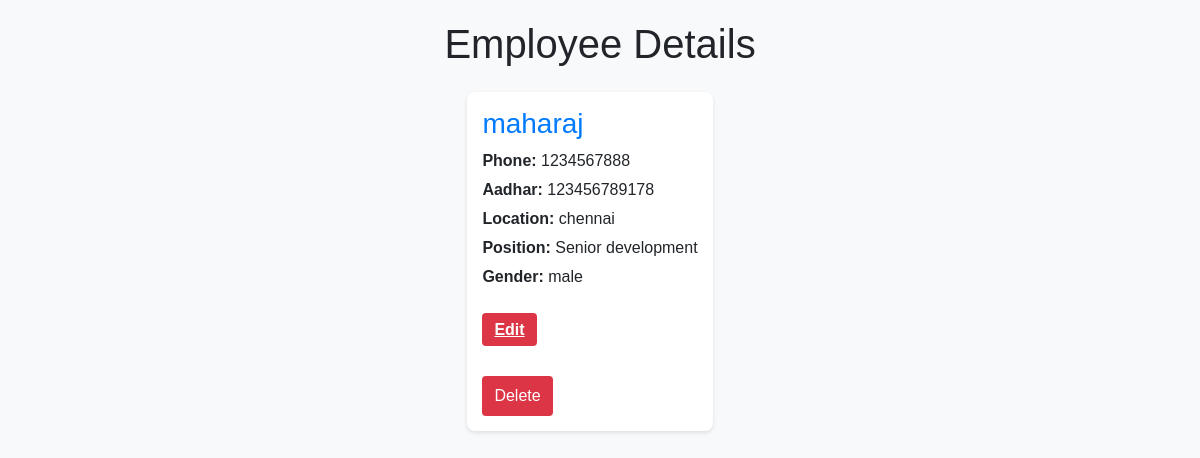
Screenshot of /hrmanager/employeedisplay/ with the database file from the repository.
### HR_manger/models.py (models this page shows)
class Employee(models.Model):
    GENDER_CHOICES = (
        ('M', 'Male'),
        ('F', 'Female'),
        ('O', 'Other')
    )
    name = models.CharField(max_length=100)
    phone_number = models.CharField(
        max_length=10,
        validators=[MinLengthValidator(10)],
        unique=True
    )
    aadhar_no = models.CharField(
        max_length=12,
        validators=[MinLengthValidator(12)],
        unique=True
    )
    location = models.CharField(max_length=100)
    gender = models.CharField(max_length=1, choices=GENDER_CHOICES)
    position = models.CharField(max_length=100)
    date_of_joining = models.DateField()
    salary=models.IntegerField(default=0)

### HR_manger/views.py (the view)
# urls.py: path('employeedisplay/', views.employeedisplay, name='employeedisplay'),
def employeedisplay(request):
    e=Employee.objects.all()
    return render(request,'employeedisplay.html',{
        'employees':e
    })

### HR_manger/templates/employeedisplay.html (shortened to what this page needs)
<!DOCTYPE html>
<html lang="en">
<head>
    <link href="https://cdn.jsdelivr.net/npm/bootstrap@5.4.3/dist/css/bootstrap.min.css" rel="stylesheet">
</head>
<body>
    <h1 class="text-center mb-4">Employee Details</h1>
    <div class="container employee-container">
        {% for e in employees %}
        <div class="employee-card">
            <h3>{{ e.name }}</h3>
            <p><strong>Phone:</strong> {{ e.phone_number }}</p>
            <p><strong>Aadhar:</strong> {{ e.aadhar_no }}</p>
            <p><strong>Location:</strong> {{ e.location }}</p>
            <p><strong>Position:</strong> {{ e.position }}</p>
            <p><strong>Gender:</strong> {{ e.gender }}</p>
            <br>
            <p><strong><a class="update-btn" href="{% url 'update_employee' e.id %}">Edit</a><p><br>
            <form action="{% url 'delete_employee' e.id %}" method="post" onsubmit="return confirmDelete(event)">
                <button class="delete-btn" type="submit">Delete</button>
            </form>
        </div>
        {% endfor %}
    </div>
</body>
</html>

### HR_manger/templates/employeedisplay.html (style rules this page uses)
body { font-family: Arial, sans-serif; background-color: #f8f9fa; padding: 20px; }
.employee-container { display: flex; flex-wrap: wrap; justify-content: center; gap: 20px; }
.employee-card { max-width: 300px; padding: 15px; background-color: #fff; border-radius: 8px; box-shadow: 0 2px 4px rgba(0, 0, 0, 0.1); transition: transform 0.3s ease; }
.employee-card h3 { color: #007bff; }
.employee-card p { margin-bottom: 5px; }
.delete-btn { background-color: #dc3545; color: white; border: none; padding: 8px 12px; border-radius: 4px; cursor: pointer; transition: background-color 0.3s ease; }
.update-btn { background-color: #dc3545; color: white; border: none; padding: 8px 12px; border-radius: 4px; cursor: pointer; transition: background-color 0.3s ease; }

### rows the page displays
Employee: name "maharaj", phone_number "1234567888", aadhar_no "123456789178", location "chennai", position "Senior development", gender "male"
